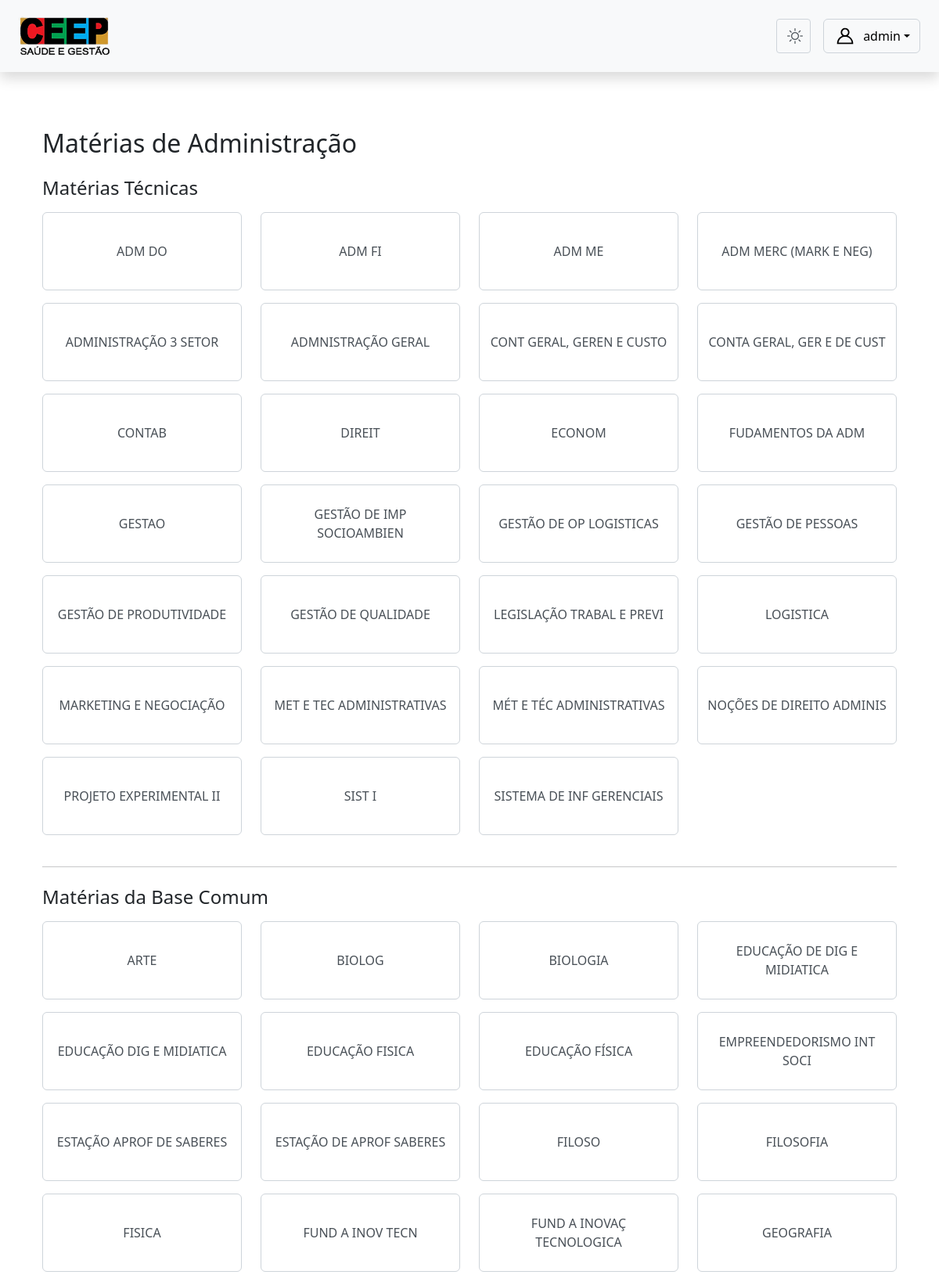
The app's page /admnistrador/admin/materias_crud/cursos/4/materias/ (signed in, upper part) with its own data.
### core/models.py (models this page shows, shortened)
class CustomUser(AbstractUser):
    TIPO_CHOICES = (
        ('admin', 'Admin'),
        ('professor', 'Professor'),
        ('aluno', 'Aluno'),
        ('servidor', 'Servidor'),
        ('direcao', 'Direção'), # <-- 'direcao' está correto
    )
    EIXO_CHOICES = (
        ('SAUDE', 'Eixo da Saúde'),
        ('GESTAO', 'Eixo de Gestão'),
    )
    tipo = models.CharField(max_length=10, choices=TIPO_CHOICES, default='admin')
    eixo = models.CharField(
        max_length=10,
        choices=EIXO_CHOICES,
        null=True,
        blank=True,
        help_text="Eixo ao qual o servidor pertence."
    )
    data_nascimento = models.DateField(null=True, blank=True)
    cpf = models.CharField(max_length=14, unique=True, null=True, blank=True)
    rg = models.CharField(max_length=12, unique=True, null=True, blank=True)
    orgao = models.CharField(max_length=10, null=True, blank=True)
    data_expedicao = models.DateField(null=True, blank=True)
    cidade_nascimento = models.CharField(max_length=100, null=True, blank=True)
    numero_matricula = models.CharField(max_length=20, unique=True, blank=True, null=True)
    nome_pai = models.CharField(max_length=150, blank=True, null=True)
    nome_mae = models.CharField(max_length=150, blank=True, null=True)
    responsavel_matricula = models.CharField(max_length=150, blank=True, null=True)
    endereco_rua = models.CharField(max_length=150, blank=True, null=True)
    endereco_numero = models.CharField(max_length=10, blank=True, null=True)
    endereco_bairro = models.CharField(max_length=100, blank=True, null=True)
    endereco_cidade = models.CharField(max_length=100, blank=True, null=True)
    endereco_cep = models.CharField(max_length=9, blank=True, null=True)
    telefone = models.CharField(max_length=15, blank=True, null=True)
    senha_temporaria = models.BooleanField(default=False)
    email = models.EmailField(blank=True, null=True)
    email_confirmado = models.BooleanField(default=False)
    token_confirmacao_email = models.CharField(max_length=64, blank=True, null=True)
    token_recuperacao_senha = models.CharField(max_length=255, null=True, blank=True)
    token_recuperacao_expira = models.DateTimeField(null=True, blank=True)
    dois_fatores_email = models.BooleanField(default=True)
    codigo_2fa = models.CharField(max_length=6, null=True, blank=True)
    codigo_2fa_expira = models.DateTimeField(null=True, blank=True)
    tentativas_2fa = models.IntegerField(default=0)
    lembrar_dispositivo_token = models.CharField(max_length=64, null=True, blank=True)
    lembrar_dispositivo_expira = models.DateTimeField(null=True, blank=True)
    secret_2fa = models.CharField(max_length=32, null=True, blank=True)
    usa_google_authenticator = models.BooleanField(default=False)

class Curso(models.Model):
    EIXO_CHOICES = (
        ('SAUDE', 'Eixo da Saúde'),
        ('GESTAO', 'Eixo de Gestão'),
    )
    nome = models.CharField(max_length=100, unique=True)
    eixo = models.CharField(max_length=10, choices=EIXO_CHOICES, default='GESTAO')
    materias = models.ManyToManyField('Materia', through='GradeMateria', related_name='cursos')

class Materia(models.Model):
    nome = models.CharField(max_length=100, unique=True)
    professores = models.ManyToManyField(CustomUser, limit_choices_to={'tipo': 'professor'}, blank=True)
    turmas = models.ManyToManyField(Turma, blank=True)
    ch = models.IntegerField(default=20) # Carga Horária

### admnistrador/views.py (the view)
# urls.py: path('admin/materias_crud/cursos/<int:curso_id>/materias/', views.listar_materias_por_curso, name='listar_materias_por_curso'),
@login_required
@role_required('admin')
def listar_materias_por_curso(request, curso_id):
    curso = get_object_or_404(Curso, id=curso_id)
    materias_tecnicas = curso.materias.filter(
        em_grades__curso=curso,
        em_grades__tipo='TECNICA'
    ).order_by('nome')
    materias_base = curso.materias.filter(
        em_grades__curso=curso,
        em_grades__tipo='BASE'
    ).order_by('nome')
    return render(request, 'admin/materias_crud/listar_materias_por_curso.html', {
        'curso': curso,
        'materias_tecnicas': materias_tecnicas,
        'materias_base': materias_base
    })

### templates/admin/materias_crud/listar_materias_por_curso.html (shortened to what this page needs)
{% extends 'base4.html' %}
{% load static %}
{% block content %}
<div class="container-fluid mt-4">
  <h2 class="mb-4">Matérias de {{ curso.nome }}</h2>
  <h4 class="mb-3">Matérias Técnicas</h4>
  <div class="row">
    {% for materia in materias_tecnicas %}
      <div class="col-lg-3 col-md-4 col-sm-6 mb-3">
        <a href="{% url 'detalhar_materia' materia.id %}"
           class="btn btn-outline-secondary w-100 h-100 d-flex align-items-center justify-content-center py-4"
           style="min-height: 100px;">
           {{ materia.nome }}
        </a>
      </div>
    {% empty %}
      <div class="col-12">
        <p class="text-muted">Nenhuma matéria técnica vinculada a este curso.</p>
      </div>
    {% endfor %}
  </div>
  <hr class="my-4">
  <h4 class="mb-3">Matérias da Base Comum</h4>
  <div class="row">
    {% for materia in materias_base %}
      <div class="col-lg-3 col-md-4 col-sm-6 mb-3">
        <a href="{% url 'detalhar_materia' materia.id %}"
           class="btn btn-outline-secondary w-100 h-100 d-flex align-items-center justify-content-center py-4"
           style="min-height: 100px;">
           {{ materia.nome }}
        </a>
      </div>
    {% empty %}
      <div class="col-12">
        <p class="text-muted">Nenhuma matéria da base comum vinculada a este curso.</p>
      </div>
    {% endfor %}
  </div>
</div>
{% endblock content %}

### templates/base4.html (shortened to what this page needs)
{% load static %}
<!DOCTYPE html>
<html lang="pt-br" data-bs-theme="light">
<head>
<link rel="stylesheet" href="{% static 'css/bootstrap.min.css' %}" />
<link rel="stylesheet" href="https://cdn.jsdelivr.net/npm/bootstrap-icons@1.11.1/font/bootstrap-icons.css">
<link rel="stylesheet" href="{% static 'css/style.css' %}" />
</head>
<body>
<nav class="navbar navbar-expand-lg bg-body-tertiary justify-content-between px-4 py-3 shadow">
<span class="navbar-brand mb-0 h1">
<img src="{%static 'assets/img/ceep3.png'%}" width='100%' height='50px' class="me-2">
</span>
<div class="d-flex align-items-center">
  <button id="theme-toggle" class="btn btn-sm btn-outline-secondary me-3 theme-toggle-btn" title="Alternar tema">
  <i class="bi bi-sun fs-5"></i>
</button>
<div class="dropdown">
<button class="btn btn-outline-secondary text-body-emphasis dropdown-toggle d-flex align-items-center" type="button" data-bs-toggle="dropdown">
<span>{{ request.user.get_full_name|default:request.user.username }}</span>
</button>
</div>
</div>
</nav>
<main class="container py-5">
{% block content %}
{% endblock content %}
</main>
</body>
</html>

### static/css/style.css (style rules this page uses)
:root { --bs-secondary: #495057; --bs-link-color: #495057; --bs-link-hover-color: #495057; --bs-code-color: #495057; --bs-primary-rgb: 180, 195, 205; --bs-dark-rgb: 73, 80, 87; --bs-secondary-rgb: 73, 80, 87; --bs-black-rgb: 33, 37, 41; --bs-body-bg-rgb: 255, 255, 255; --bs-danger-rgb: 220, 53, 69; --bs-info-rgb: 13, 202, 240; --bs-warning-rgb: 255, 193, 7; --body-color: #212529; --navbar-bg: #f8f9fa; --card-bg: #ffffff; --border-color: #dee2e6; }
body { color: var(--body-color); background-color: rgba(var(--bs-body-bg-rgb), 1) !important; transition: background-color 0.3s, color 0.3s; }
.navbar { background-color: var(--navbar-bg) !important; }
.theme-toggle-btn { width: var(--toggle-size, 44px); height: var(--toggle-size, 44px); display: flex; align-items: center; justify-content: center; padding: 0; transition: background-color 0.2s, border-color 0.2s, color 0.2s; }
.btn-outline-secondary { --bs-btn-color: #495057; --bs-btn-border-color: #ced4da; --bs-btn-hover-color: #fff; --bs-btn-hover-bg: #495057; --bs-btn-hover-border-color: #495057; --bs-btn-focus-shadow-rgb: 206, 212, 218; }

### records on screen
CustomUser: user.get_full_name "admin"
Curso: nome "Administração"
Materia: nome "ADM DO"
Materia: nome "ADM FI"
Materia: nome "ADM ME"
Materia: nome "ADM MERC (MARK E NEG)"
Materia: nome "ADMINISTRAÇÃO 3 SETOR"
Materia: nome "ADMNISTRAÇÃO GERAL"
Materia: nome "CONT GERAL, GEREN E CUSTO"
Materia: nome "CONTA GERAL, GER E DE CUST"
Materia: nome "CONTAB"
Materia: nome "DIREIT"
Materia: nome "ECONOM"
Materia: nome "FUDAMENTOS DA ADM"
Materia: nome "GESTAO"
Materia: nome "GESTÃO DE IMP SOCIOAMBIEN"
Materia: nome "GESTÃO DE OP LOGISTICAS"
Materia: nome "GESTÃO DE PESSOAS"
Materia: nome "GESTÃO DE PRODUTIVIDADE"
Materia: nome "GESTÃO DE QUALIDADE"
Materia: nome "LEGISLAÇÃO TRABAL E PREVI"
Materia: nome "LOGISTICA"
Materia: nome "MARKETING E NEGOCIAÇÃO"
Materia: nome "MET E TEC ADMINISTRATIVAS"
Materia: nome "MÉT E TÉC ADMINISTRATIVAS"
Materia: nome "NOÇÕES DE DIREITO ADMINIS"
Materia: nome "PROJETO EXPERIMENTAL II"
Materia: nome "SIST I"
Materia: nome "SISTEMA DE INF GERENCIAIS"
Materia: nome "ARTE"
Materia: nome "BIOLOG"
Materia: nome "BIOLOGIA"
Materia: nome "EDUCAÇÃO DE DIG E MIDIATICA"
Materia: nome "EDUCAÇÃO DIG E MIDIATICA"
Materia: nome "EDUCAÇÃO FISICA"
Materia: nome "EDUCAÇÃO FÍSICA"
Materia: nome "EMPREENDEDORISMO INT SOCI"
Materia: nome "ESTAÇÃO APROF DE SABERES"
Materia: nome "ESTAÇÃO DE APROF SABERES"
Materia: nome "FILOSO"
Materia: nome "FILOSOFIA"
Materia: nome "FISICA"
Materia: nome "FUND A INOV TECN"
Materia: nome "FUND A INOVAÇ TECNOLOGICA"
Materia: nome "GEOGRAFIA"
